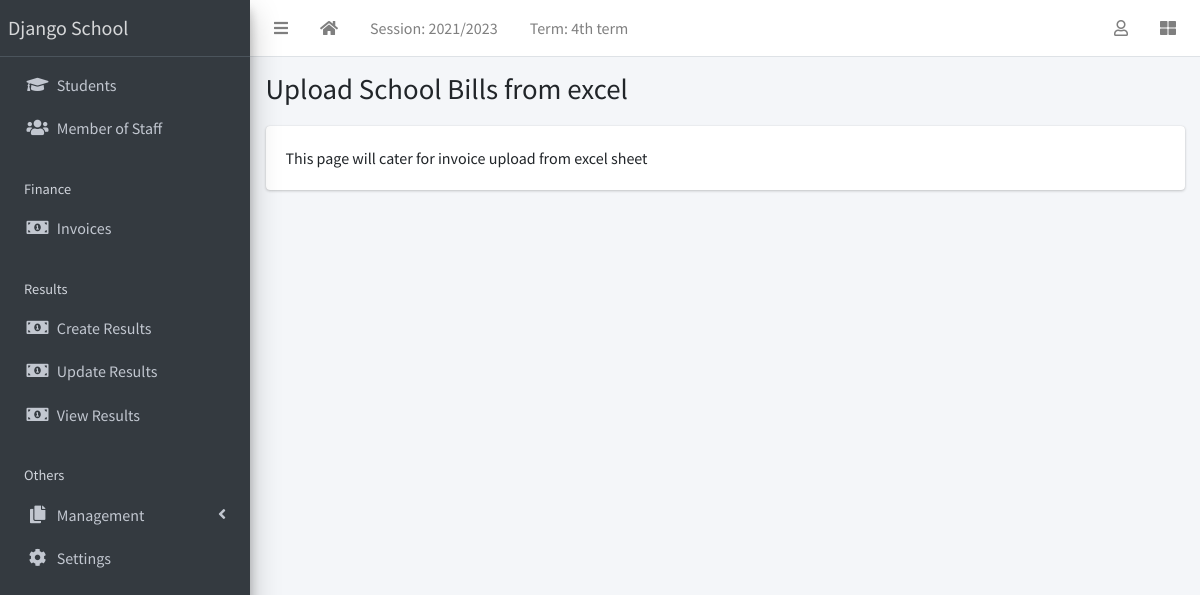
Page /finance/bulk-invoice/ (signed in) on the committed database.
### apps/corecode/models.py (models this page shows, shortened)
class AcademicSession(models.Model):
    name = models.CharField(max_length=200, unique=True)
    current = models.BooleanField(default=True)
    class Meta:
        ordering = ["-name"]

class AcademicTerm(models.Model):
    name = models.CharField(max_length=20, unique=True)
    current = models.BooleanField(default=True)
    class Meta:
        ordering = ["name"]

class SiteConfig(models.Model):
    key = models.SlugField()
    value = models.CharField(max_length=200)

### apps/finance/views.py (the view)
# urls.py: path("bulk-invoice/", bulk_invoice, name="bulk-invoice"),
@login_required
def bulk_invoice(request):
    return render(request, "finance/bulk_invoice.html")

### apps/corecode/context_processors.py (called while the page is built)
def site_defaults(request):
    current_session = AcademicSession.objects.get(current=True)
    current_term = AcademicTerm.objects.get(current=True)
    vals = SiteConfig.objects.all()
    contexts = {
        "current_session": current_session.name,
        "current_term": current_term.name,
    }
    for val in vals:
        contexts[val.key] = val.value
    return contexts

### apps/finance/templates/finance/bulk_invoice.html
{% extends 'base.html' %}
{% block title %}
Upload School Bills from excel
{% endblock title %}
{% block content %}
This page will cater for invoice upload from excel sheet
{% endblock content %}

### templates/base.html (shortened to what this page needs)
{% load static %}
<!DOCTYPE html>
<html lang="en">
<head>
  <link rel="stylesheet" href="{% static 'plugins/fontawesome-free/css/all.min.css' %}">
  <link rel="stylesheet" href="{% static 'plugins/toastr/toastr.min.css' %}">
  <link rel="stylesheet"
    href="{% static 'plugins/overlayScrollbars/css/OverlayScrollbars.min.css' %}">
  <link rel="stylesheet" href="{% static 'plugins/Datatables/datatables.min.css' %}" />
  <link rel="stylesheet" href="{% static 'dist/css/adminlte.min.css' %}">
</head>
<body
  class="hold-transition sidebar-mini layout-fixed layout-navbar-fixed layout-footer-fixed">
  <div class="wrapper">
    <nav class="main-header navbar navbar-expand navbar-white navbar-light">
      <ul class="navbar-nav">
        <li class="nav-item">
          <a class="nav-link" data-widget="pushmenu" href="#" role="button"><i
              class="fas fa-bars"></i></a>
        </li>
        <li class="nav-item d-none d-sm-inline-block">
          <a href="{% url 'home' %} " class="nav-link"><i class="fa fa-home"></i></a>
        </li>
        <li class="nav-item d-none d-sm-inline-block">
          <a href="{% url 'current-session' %}" class="nav-link">Session: {{ current_session }}</a>
        </li>
        <li class="nav-item d-none d-sm-inline-block">
          <a href="{% url 'current-session' %}" class="nav-link">Term: {{ current_term }}</a>
        </li>
      </ul>
      <ul class="navbar-nav ml-auto">
        <li class="nav-item dropdown">
          <a class="nav-link" data-toggle="dropdown" href="#">
            <i class="far fa-user"></i>
          </a>
        </li>
        <li class="nav-item">
          <a class="nav-link" data-widget="control-sidebar" data-slide="true"
            href="#" role="button"><i class="fas fa-th-large"></i></a>
        </li>
      </ul>
    </nav>
    <aside class="main-sidebar sidebar-dark-primary elevation-4">
      <a href="{% url 'home' %}" class="brand-link">{{ school_name | default:"MySchool" }}</a>
      <div class="sidebar">
        <nav class="mt-2">
          <ul class="nav nav-pills nav-sidebar flex-column"
            data-widget="treeview" role="menu" data-accordion="false">
            <li class="nav-item">
              <a href="{% url 'student-list' %}" class="nav-link">
                <i class="nav-icon fas fa-graduation-cap"></i>
                <p>
                  Students
                </p>
              </a>
            </li>
            <li class="nav-item">
              <a href="{% url 'staff-list' %}" class="nav-link">
                <i class="nav-icon fas fa-users"></i>
                <p>
                  Member of Staff
                </p>
              </a>
            </li>
            <li class="nav-header">Finance</li>
            <li class="nav-item">
              <a href="{% url 'invoice-list' %}" class="nav-link">
                <i class="nav-icon fas fa-money-bill-alt"></i>
                <p>
                  Invoices
                </p>
              </a>
            </li>
            <li class="nav-header">Results</li>
            <li class="nav-item">
              <a href="{% url 'create-result' %}" class="nav-link">
                <i class="nav-icon fas fa-money-bill-alt"></i>
                <p>
                  Create Results
                </p>
              </a>
            </li>
            <li class="nav-item">
              <a href="{% url 'edit-results' %}" class="nav-link">
                <i class="nav-icon fas fa-money-bill-alt"></i>
                <p>
                  Update Results
                </p>
              </a>
            </li>
            <li class="nav-item">
              <a href="{% url 'view-results' %}" class="nav-link">
                <i class="nav-icon fas fa-money-bill-alt"></i>
                <p>
                  View Results
                </p>
              </a>
            </li>
            <li class="nav-header">Others</li>
            <li class="nav-item has-treeview">
              <a href="#" class="nav-link">
                <i class="nav-icon fas fa-copy"></i>
                <p>
                  Management
                  <i class="fas fa-angle-left right"></i>
                </p>
              </a>
            </li>
            <li class="nav-item">
              <a href="{% url 'configs' %}" class="nav-link">
                <i class="nav-icon fas fa-cog"></i>
                <p>
                  Settings
                </p>
              </a>
            </li>
          </ul>
        </nav>
      </div>
    </aside>
    <div class="content-wrapper">
      <section class="content-header">
        <div class="container-fluid">
          <div class="row mb-1">
            <div class="col-sm-8">
              <h1>{% block title %}{% endblock title %}</h1>
            </div>
            <div class="col-sm-4">
            </div>
          </div>
        </div>
      </section>
      <section class="content">
        <div class="container-fluid">
          <div class="row">
            <div class="col-md-12">
              {% block fullcard %}
              <div class="card">
                <div class="card-body">
                  <div class="row">
                    <div class="col">
                      {% block content %}
                      {% endblock content %}
                    </div>
                  </div>
                </div>
              </div>
              {% endblock fullcard %}
            </div>
          </div>
        </div>
      </section>
    </div>
  </div>
</body>
</html>

### rows in the picture
AcademicSession: name "2021/2023"
AcademicTerm: name "4th term"
SiteConfig: value "Django School"
